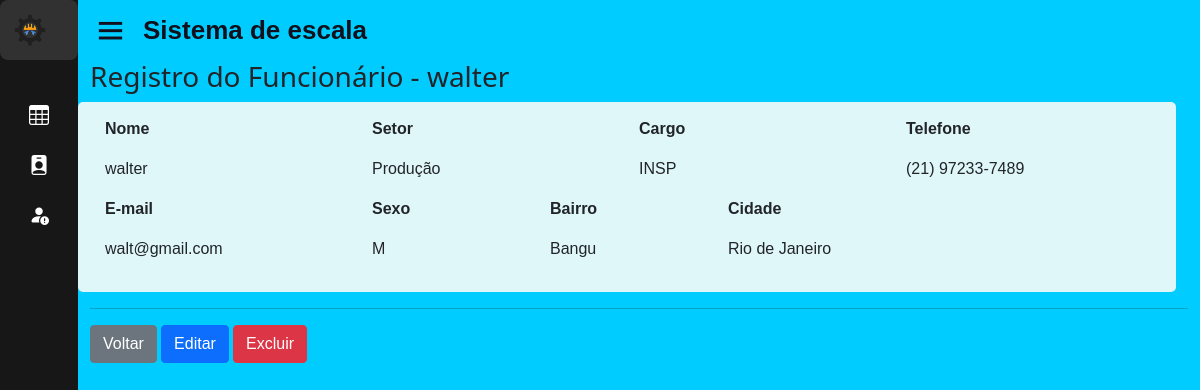
Before: /home.php?page=view_func&id_func=42 (signed in) with the older database file.
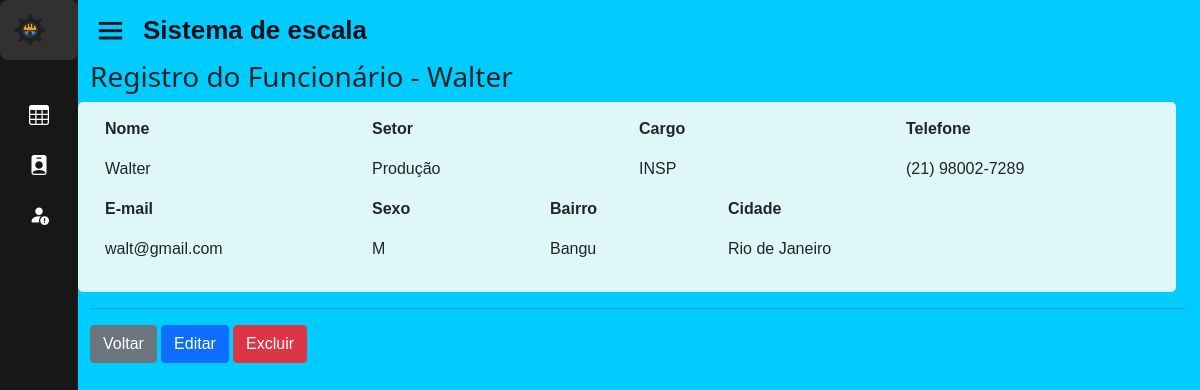
After: the same page with the newer database file.
### tables this page shows
CREATE TABLE IF NOT EXISTS `funcionario` (
  `id_func` int(11) NOT NULL AUTO_INCREMENT,
  `nome_func` varchar(50) NOT NULL,
  `cargo_func` varchar(50) DEFAULT NULL,
  `turno` varchar(50) DEFAULT NULL,
  `telefone_func` varchar(50) NOT NULL,
  `sexo_func` varchar(50) NOT NULL,
  `email_func` varchar(50) NOT NULL,
  `id_st` int(11) DEFAULT NULL,
  PRIMARY KEY (`id_func`) USING BTREE,
  KEY `FK_funcionario_setor` (`id_st`),
  CONSTRAINT `FK_funcionario_setor` FOREIGN KEY (`id_st`) REFERENCES `setor` (`id_st`) ON DELETE CASCADE ON UPDATE CASCADE
);

CREATE TABLE IF NOT EXISTS `setor` (
  `id_st` int(11) NOT NULL AUTO_INCREMENT,
  `nome_st` varchar(50) DEFAULT NULL,
  PRIMARY KEY (`id_st`)
);

CREATE TABLE IF NOT EXISTS `endereco` (
  `id_end` int(11) NOT NULL AUTO_INCREMENT,
  `rua_end` varchar(50) DEFAULT NULL,
  `num_end` int(11) DEFAULT NULL,
  `compl_end` varchar(50) DEFAULT NULL,
  `cep_end` varchar(50) DEFAULT NULL,
  `bairro_end` varchar(50) DEFAULT NULL,
  `cidade_end` varchar(50) DEFAULT NULL,
  `estado_end` varchar(50) DEFAULT NULL,
  `id_func` int(11) DEFAULT NULL,
  PRIMARY KEY (`id_end`) USING BTREE,
  KEY `endereco_ibfk_1` (`id_func`) USING BTREE,
  CONSTRAINT `endereco_ibfk_1` FOREIGN KEY (`id_func`) REFERENCES `funcionario` (`id_func`) ON DELETE CASCADE ON UPDATE CASCADE
);

### sis/funcionario/view_func.php (the view)
<?php
$id = (int) $_GET['id_func'];
$sql = mysqli_query($con, "select * from funcionario, endereco, setor
        where funcionario.id_func = $id and $id = endereco.id_func;");
$row = mysqli_fetch_array($sql);
?>
<div id="main" class="container-fluid">
	<h3 class="page-header">Registro do Funcionário - <?php echo $row['nome_func']; ?> </h3>
	<div class="row" style="background-color: #e0f7fa; padding: 15px; border-radius: 5px;">
		<div class="col-md-3">
			<p><strong>Nome</strong></p>
			<p><?php echo $row['nome_func']; ?></p>
		</div>
		<div class="col-md-3">
			<p><strong>Setor</strong></p>
			<p><?php echo $row['nome_st']; ?></p>
		</div>
		<div class="col-md-3">
			<p><strong>Cargo</strong></p>
			<p><?php echo $row['cargo_func']; ?></p>
		</div>
		<div class="col-md-2">
			<p><strong>Telefone</strong></p>
			<p><?php echo $row['telefone_func']; ?></p>
		</div>
		<div class="col-md-3">
			<p><strong>E-mail</strong></p>
			<p><?php echo $row['email_func']; ?></p>
		</div>
		<div class="col-md-2">
			<p><strong>Sexo</strong></p>
			<p><?php echo $row['sexo_func']; ?></p>
		</div>
		<div class="col-md-2">
			<p><strong>Bairro</strong></p>
			<p><?php echo $row['bairro_end']; ?></p>
		</div>
		<div class="col-md-2">
			<p><strong>Cidade</strong></p>
			<p><?php echo $row['cidade_end']; ?></p>
		</div>
	</div>
	<hr />
	<div id="actions" class="row">
		<div class="col-md-12">
			<a href="?page=lista_func" class="btn btn-secondary">Voltar</a>
			<?php echo "<a href=?page=fedita_func&id_func=" . $row['id_func'] . " class='btn btn-primary'>Editar</a>"; ?>
			<?php echo "<a href=?page=excluir_func&id_func=" . $row['id_func'] . " class='btn btn-danger'>Excluir</a>"; ?>
		</div>
	</div>
</div>

Changed rows visible on the page:
changed funcionario "INSP": nome_func "walter" → "Walter"; telefone_func "(21) 97233-7489" → "(21) 98002-7289"
